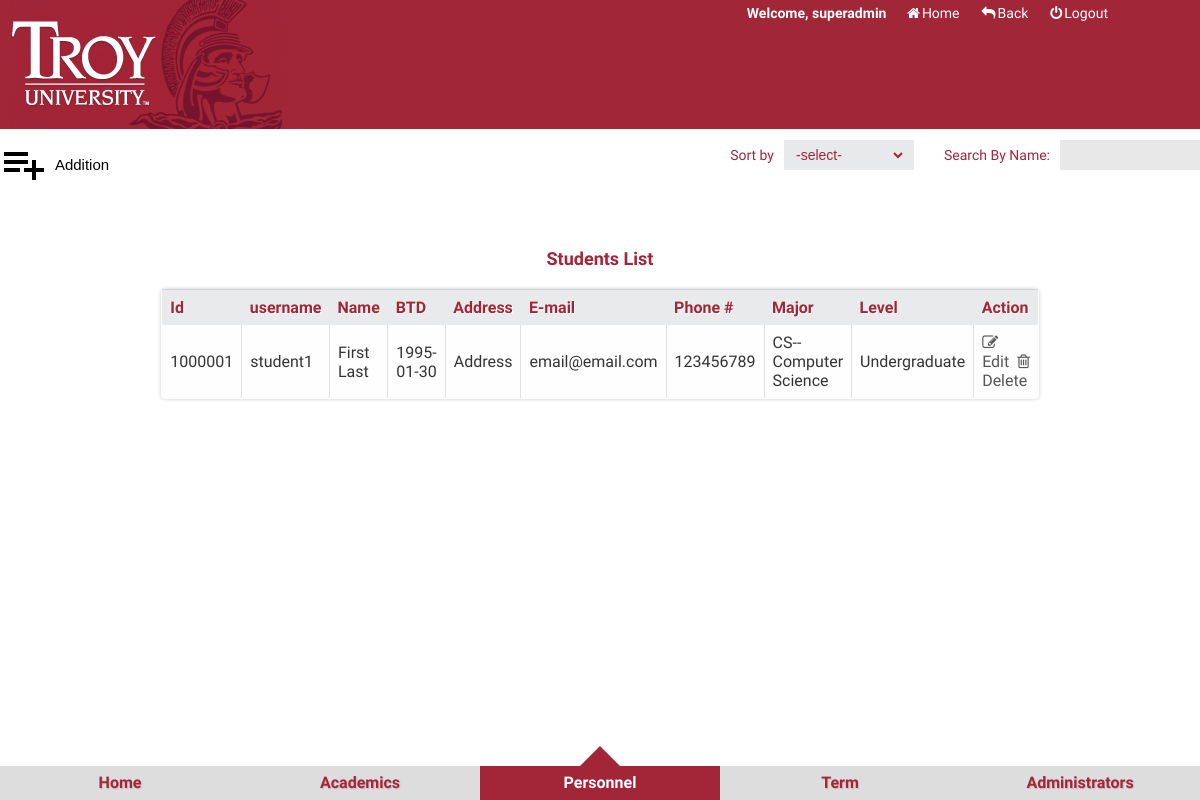
Page /admin/listStud.php?keywords=First (signed in) on the committed database.
### tables this page shows
CREATE TABLE IF NOT EXISTS `troy_students` (
  `sId` int(11) unsigned NOT NULL AUTO_INCREMENT,
  `username` varchar(45) NOT NULL,
  `password` char(45) NOT NULL,
  `sFirstName` varchar(45) NOT NULL,
  `sLastName` varchar(45) NOT NULL,
  `sBTD` varchar(45) NOT NULL,
  `sAddress` varchar(45) NOT NULL,
  `sEmail` varchar(45) NOT NULL,
  `phoneNum` int(15) NOT NULL,
  `sMajorId` varchar(45) NOT NULL,
  `level` varchar(45) NOT NULL,
  PRIMARY KEY (`sId`),
  UNIQUE KEY `username` (`username`)
);

CREATE TABLE IF NOT EXISTS `troy_subjects` (
  `id` int(10) unsigned NOT NULL AUTO_INCREMENT,
  `subShortName` varchar(15) NOT NULL,
  `subName` varchar(45) NOT NULL,
  PRIMARY KEY (`id`),
  UNIQUE KEY `subShortName` (`subShortName`),
  UNIQUE KEY `subName` (`subName`)
);

CREATE TABLE IF NOT EXISTS `troy_level` (
  `id` int(10) unsigned NOT NULL AUTO_INCREMENT,
  `levelName` varchar(100) NOT NULL,
  PRIMARY KEY (`id`)
);

### lib/mysql.func.php (called while the page is built, shortened)
<?php
function fetchAll($sql,$result_type=MYSQLI_ASSOC){
    $link=mysqli_connect(DB_HOST,DB_USER,DB_PWD,DB_DBNAME) or die("Connect MySQL Fail:".mysqli_errno($link).":".mysqli_errno($link));
    $result=mysqli_query($link,$sql);
    while(@$row=mysqli_fetch_array($result,$result_type)){
        $rows[]=$row;
    }
    return $rows;
}

### admin/listStud.php (the view, shortened to what this page needs)
<?php
$order=$_REQUEST['order']?$_REQUEST['order']:null;
$orderBy=$order?"order by ".$order:null;
$keywords=$_REQUEST['keywords']?$_REQUEST['keywords']:null;
$where=$keywords?"where sFirstName like '%{$keywords}%' or sLastName like '%{$keywords}%'":null;
$sql="select * from troy_students as stud LEFT JOIN troy_subjects as sub ON stud.sMajorId=sub.id LEFT JOIN troy_level as l on stud.level=l.id {$where}";
$totalRows=getResultNum($sql);
$pageSize=2;
$totalPage=ceil($totalRows/$pageSize);
$page=$_REQUEST['page']?(int)$_REQUEST['page']:1;
if($page>=$totalPage)$page=$totalPage;
$offset=($page-1)*$pageSize;
$sql="select * from troy_students as stud LEFT JOIN troy_subjects as sub ON stud.sMajorId=sub.id LEFT JOIN troy_level as l on stud.level=l.id {$where} {$orderBy} limit {$offset},{$pageSize}";
$rows=fetchAll($sql);
?>
<!DOCTYPE html>
<html lang="en">
<head>
    <link href="../css/normalize.css" type="text/css" rel="stylesheet">
    <link href="css/main.css" type="text/css" rel="stylesheet">
    <link href="css/content.css" type="text/css" rel="stylesheet">
    <link href="../css/font-awesome.css" type="text/css" rel="stylesheet">
    <link href="css/animation.css" type="text/css" rel="stylesheet">
    <link href="css/backstage.css" type="text/css" rel="stylesheet">
</head>
<body>
<div class="head">
    <div class="logo fl"><a href="#"></a></div>
    <div class="operation_user fr">
        <div class="link">
            <b style="color:#fff">Welcome,
                <?php
                if(isset($_SESSION['TroyCourSYSadminName'])){
                    echo $_SESSION['TroyCourSYSadminName'];
                }elseif(isset($_COOKIE['TroyCourSYSadminName'])){
                    echo $_COOKIE['TroyCourSYSadminName'];
                }
                ?>
            </b>&nbsp;&nbsp;<a href="index.php" style="color:#fff" class="" ><i class="fa fa-home"></i><span>Home</span></a><a href="#" class="" onclick="history.go(-1)" style="color:#fff"><i class="fa fa-reply"></i><span>Back</span></a><a href="doAdminAction.php?act=logout" class="" style="color:#fff"><i class="fa fa-power-off"></i><span>Logout</span></a>
        </div>
    </div>
</div>
<div class="container">
    <div class="st-container">
        <a href="#st-panel-1">Home</a>
        <a href="#st-panel-2">Academics</a>
        <a href="#st-panel-3">Personnel</a>
        <a href="#st-panel-4">Term</a>
        <a href="#st-panel-5">Administrators</a>
        <div class="details">
            <div class="details_operation clearfix">
                <div class="additionBtn fl">
                    <input type="button" value="Addition" class="add add48x48" onclick="addStud()">
                </div>
                <div class="fr">
                    <div class="text">
                        <span>Sort by</span>
                        <div class="bui_select">
                            <select id="" class="select" onchange="change(this.value)">
                                <option>-select-</option>
                            </select>
                        </div>
                    </div>
                    <div class="text">
                        <span>Search By Name:</span>
                        <input type="text" value="" class="search" id="search" onkeypress="search()">
                    </div>
                </div>
            </div>
            <table class="table" cellpadding="0" cellspacing="0">
                <caption>Students List</caption>
                <thead>
                <tr>
                    <th width="5%">Id</th>
                    <th width="5%">username</th>
                    <th width="20%">Name</th>
                    <th width="10%">BTD</th>
                    <th width="25%">Address</th>
                    <th width="15%">E-mail</th>
                    <th width="5%">Phone #</th>
                    <th width="15%">Major</th>
                    <th width="10%">Level</th>
                    <th>Action</th>
                </tr>
                </thead>
                <tbody>
                <?php foreach($rows as $row):?>
                    <tr>
                        <td><?php echo $row['sId']; ?></td>
                        <td><?php echo $row['username']; ?></td>
                        <td><?php echo $row['sFirstName']." ".$row['sLastName']; ?></td>
                        <td><?php echo $row['sBTD']; ?></td>
                        <td><?php echo $row['sAddress']; ?></td>
                        <td><?php echo $row['sEmail']; ?></td>
                        <td><?php echo $row['phoneNum']; ?></td>
                        <td><?php echo $row['subShortName']."--".$row['subName']; ?></td>
                        <td><?php echo $row['levelName']; ?></td>
                        <td align="center"><a href="javascript:editStud(<?php echo $row['sId']; ?>)"><i class="fa fa-pencil-square-o"></i>Edit</a>&nbsp;&nbsp;<a href="javascript:delStud(<?php echo $row['sId']; ?>)"><i class="fa fa-trash-o"></i>Delete</a></td>
                    </tr>
                <?php endforeach;?>
                </tbody>
            </table>
        </div>
    </div>
</div>
</body>
</html>

### admin/css/main.css (style rules this page uses)
* { margin: 0;padding:0;font-family: 'Exo', sans-serif; }
body { font-family: Georgia,Serif;background: #fff;font-weight: 400;font-size: 15px;color: #333;-webkit-font-smoothing:antialiased; }
a { text-decoration: none;color: #555; }
input,select,textarea { outline: none;border: none; background: none; }
.fr { float:right }
.fl { float:left }
.clearfix:after, .clearfix:before { content: ""; display: table; }
.clearfix:after { clear: both }
.clearfix { zoom:1; }
.head { position:relative;height: 129px;width:100%; background:#a12638;overflow: hidden;z-index: 999999;font-family:"Josefin Slab","Myriad Pro",Arial,sans-serif; }
.logo { width: 282px; height: 100%; background: url(../../img/logo-TROY.png) 10px center no-repeat; }
.operation_user { height:27px;font-size:14px;overflow: hidden;position: absolute;top:0;right:0%;margin-right:80px; }
.link { line-height:27px; }
.link span { padding: 0 2px; }
.link a { padding: 0 10px; }
.st-container { width: 100%;height: 100%;position: absolute;left:0;bottom:0px;font-family:"Josefin Slab","Myriad Pro",Arial,sans-serif; }
.st-container>input,.st-container>a { width: 20%;height: 34px;line-height:34px;position: fixed;bottom:0px;cursor: pointer; }
.st-container>a { z-index: 10;font-weight: 700;font-size: 16px;background: #ddd;text-align: center;color:#A22638;text-shadow:1px 1px 1px rgba(151,24,64,0.2); }
#st-control-1,#st-control-1 + a { left:0; }
#st-control-2,#st-control-2 + a { left:20%; }
#st-control-3,#st-control-3 + a { left:40%; }
#st-control-4,#st-control-4 + a { left:60%; }
#st-control-5,#st-control-5 + a { left:80%; }
.st-container input:checked + a,.st-container input:checked:hover + a { background:#A22638;color:#FFF }
.st-container input:checked + a:after { content: "";width: 0;height: 0;overflow: hidden;border:20px solid transparent;border-bottom-color: #A22638;position: absolute;left: 50%;margin-left: -20px;bottom:100%;margin-top: 34px; }

### admin/css/backstage.css (style rules this page uses)
.add48x48 { background: url(../img/icon/additonBtn48x48.png) no-repeat left center;padding-left:50px;width: 114px;height: 48px; }
.details { margin-top: 140px }
table { overflow:hidden;font-size: 16px;font-family: 'Exo', sans-serif;border:1px solid #d3d3d3;background:#fefefe;border-collapse:collapse;width:50%;margin:5% auto;border-radius:5px;-webkit-border-radius:5px;-moz-border-radius:5px;box-shadow: 0 0 4px rgba(0, 0, 0, 0.2);-webkit-box-shadow: 0 0 4px rgba(0, 0, 0, 0.2);-moz-box-shadow: 0 0 4px rgba(0, 0, 0, 0.2); }
.table caption { color: #a12638;padding-bottom: 20px;font-size: 18px;font-family: 'Exo', sans-serif;font-weight: bold }
.table th, .table td { padding:8px; text-align:left; }
.table th, .table th:hover { padding-top:8px; text-shadow: 1px 1px 1px #fff; background:#e8eaeb;color: #a12638!important; }
.table td { border-right:1px solid #e0e0e0; }
.bui_select { background-color: #e7e9ea; height: 30px; float: left; }
.text { float: left; margin-left: 30px; display: inline;color:#a12638;font-weight: 500 }
.text span { line-height: 30px; font-size: 14px; float:left; margin-right: 10px; }
.search { width: 140px; height: 30px; line-height: 30px\9; background-color: #E8E8E8; padding: 0 8px; }
.select { font-size: 14px; height: 22px; margin: 4px 8px;color:#a12638; }

### admin/listStud.php (style rules this page uses)
body { overflow: hidden; }

### rows in the picture
troy_students: sId "1000001", username "student1", sFirstName "First", sLastName "Last", sBTD "1995-01-30", sAddress "Address", sEmail "email@email.com", phoneNum "123456789", troy_subjects.subShortName "CS", troy_subjects.subName "Computer Science", troy_level.levelName "Undergraduate"

### other values in the picture
$_SESSION['TroyCourSYSadminName'] "superadmin"
